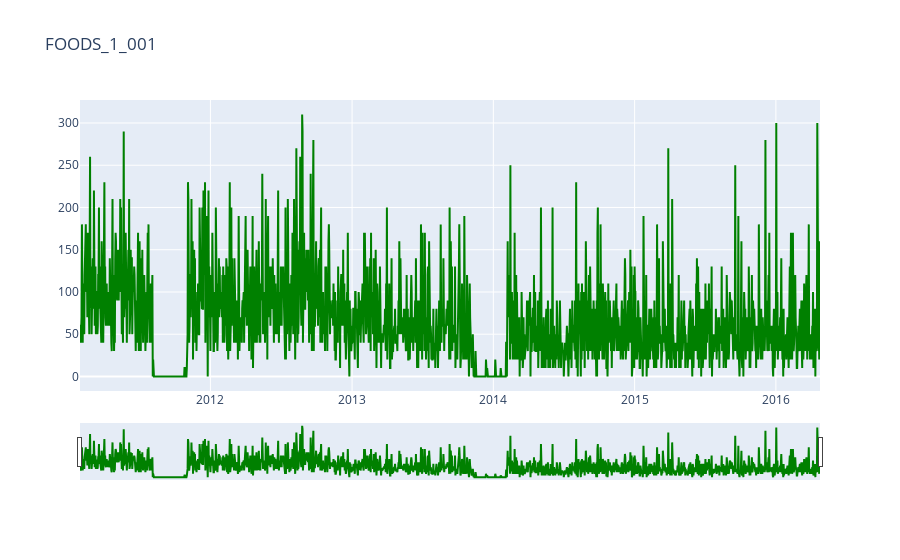

This figure's notebook cell:
### Code cell
pms = df_sales_tot_.index
pms_a = pd.DataFrame(df_sales.loc[pms, first_date:last_date])
pms_ = pms_a.groupby(pms_a.index).sum().transpose()
pms_d = pd.merge(pms_, dates, left_index = True, right_index = True)

fig_c = go.Figure()
fig_c.add_trace(go.Scatter(x=pms_d.Date, y=pms_d.iloc[:,0], name=pms_d.columns[0],
                         line_color='green'))
fig_c.update_layout(title_text=pms_d.columns[0],
                    xaxis_rangeslider_visible=True)
fig_c.show()

### Figure 1 — Plotly figure (JSON) as saved in the notebook; plotly's stock layout.template omitted (floating-point values rounded to 4 significant figures; data arrays with more than 128 entries replaced by an {"elided": "..."} marker saying what was removed)
{"data": [{"line": {"color": "green"}, "name": "FOODS_1_001", "type": "scatter", "x": {"elided": "1913 str values"}, "y": {"elided": "1913 int values"}}], "layout": {"title": {"text": "FOODS_1_001"}, "xaxis": {"rangeslider": {"visible": true}}}}
